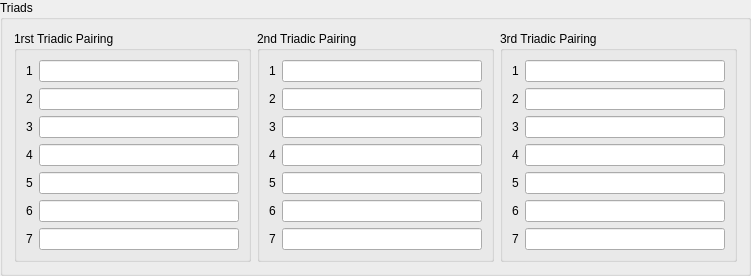
            <widget class="QGroupBox" name="triadsGB">
             <property name="title">
              <string>Triads</string>
             </property>
             <layout class="QHBoxLayout" name="horizontalLayout_36">
              <item>
               <widget class="QGroupBox" name="triadGB_1">
                <property name="title">
                 <string>1rst Triadic Pairing</string>
                </property>
                <layout class="QHBoxLayout" name="horizontalLayout_8">
                 <item>
                  <layout class="QVBoxLayout" name="verticalLayout_20">
                   <item>
                    <widget class="QLabel" name="triSumLabel_8">
                     <property name="text">
                      <string>1</string>
                     </property>
                    </widget>
                   </item>
                   <item>
                    <widget class="QLabel" name="triSumLabel_9">
                     <property name="text">
                      <string>2</string>
                     </property>
                    </widget>
                   </item>
                   <item>
                    <widget class="QLabel" name="triSumLabel_10">
                     <property name="text">
                      <string>3</string>
                     </property>
                    </widget>
                   </item>
                   <item>
                    <widget class="QLabel" name="triSumLabel_11">
                     <property name="text">
                      <string>4</string>
                     </property>
                    </widget>
                   </item>
                   <item>
                    <widget class="QLabel" name="triSumLabel_12">
                     <property name="text">
                      <string>5</string>
                     </property>
                    </widget>
                   </item>
                   <item>
                    <widget class="QLabel" name="triSumLabel_13">
                     <property name="text">
                      <string>6</string>
                     </property>
                    </widget>
                   </item>
                   <item>
                    <widget class="QLabel" name="triSumLabel_14">
                     <property name="text">
                      <string>7</string>
                     </property>
                    </widget>
                   </item>
                  </layout>
                 </item>
                 <item>
                  <layout class="QVBoxLayout" name="verticalLayout_19">
                   <item>
                    <widget class="QLineEdit" name="triSumLE_8">
                     <property name="sizePolicy">
                      <sizepolicy hsizetype="Fixed" vsizetype="Fixed">
                       <horstretch>0</horstretch>
                       <verstretch>0</verstretch>
                      </sizepolicy>
                     </property>
                     <property name="minimumSize">
                      <size>
                       <width>200</width>
                       <height>0</height>
                      </size>
                     </property>
                    </widget>
                   </item>
                   <item>
                    <widget class="QLineEdit" name="triSumLE_9">
                     <property name="sizePolicy">
                      <sizepolicy hsizetype="Fixed" vsizetype="Fixed">
                       <horstretch>0</horstretch>
                       <verstretch>0</verstretch>
                      </sizepolicy>
                     </property>
                     <property name="minimumSize">
                      <size>
                       <width>200</width>
                       <height>0</height>
                      </size>
                     </property>
                    </widget>
                   </item>
                   <item>
                    <widget class="QLineEdit" name="triSumLE_10">
                     <property name="sizePolicy">
                      <sizepolicy hsizetype="Fixed" vsizetype="Fixed">
                       <horstretch>0</horstretch>
                       <verstretch>0</verstretch>
                      </sizepolicy>
                     </property>
                     <property name="minimumSize">
                      <size>
                       <width>200</width>
                       <height>0</height>
                      </size>
                     </property>
                    </widget>
                   </item>
                   <item>
                    <widget class="QLineEdit" name="triSumLE_11">
                     <property name="sizePolicy">
                      <sizepolicy hsizetype="Fixed" vsizetype="Fixed">
                       <horstretch>0</horstretch>
                       <verstretch>0</verstretch>
                      </sizepolicy>
                     </property>
                     <property name="minimumSize">
                      <size>
                       <width>200</width>
                       <height>0</height>
                      </size>
                     </property>
                    </widget>
                   </item>
                   <item>
                    <widget class="QLineEdit" name="triSumLE_12">
                     <property name="sizePolicy">
                      <sizepolicy hsizetype="Fixed" vsizetype="Fixed">
                       <horstretch>0</horstretch>
                       <verstretch>0</verstretch>
                      </sizepolicy>
                     </property>
                     <property name="minimumSize">
                      <size>
                       <width>200</width>
                       <height>0</height>
                      </size>
                     </property>
                    </widget>
                   </item>
                   <item>
                    <widget class="QLineEdit" name="triSumLE_13">
                     <property name="sizePolicy">
                      <sizepolicy hsizetype="Fixed" vsizetype="Fixed">
                       <horstretch>0</horstretch>
                       <verstretch>0</verstretch>
                      </sizepolicy>
                     </property>
                     <property name="minimumSize">
                      <size>
                       <width>200</width>
                       <height>0</height>
                      </size>
                     </property>
                    </widget>
                   </item>
                   <item>
                    <widget class="QLineEdit" name="triSumLE_14">
                     <property name="sizePolicy">
                      <sizepolicy hsizetype="Fixed" vsizetype="Fixed">
                       <horstretch>0</horstretch>
                       <verstretch>0</verstretch>
                      </sizepolicy>
                     </property>
                     <property name="minimumSize">
                      <size>
                       <width>200</width>
                       <height>0</height>
                      </size>
                     </property>
                    </widget>
                   </item>
                  </layout>
                 </item>
                </layout>
               </widget>
              </item>
              <item>
               <widget class="QGroupBox" name="triadGB_2">
                <property name="title">
                 <string>2nd Triadic Pairing</string>
                </property>
                <layout class="QHBoxLayout" name="horizontalLayout_7">
                 <item>
                  <layout class="QVBoxLayout" name="verticalLayout_21">
                   <item>
                    <widget class="QLabel" name="triSumLabel_15">
                     <property name="text">
                      <string>1</string>
                     </property>
                    </widget>
                   </item>
                   <item>
                    <widget class="QLabel" name="triSumLabel_16">
                     <property name="text">
                      <string>2</string>
                     </property>
                    </widget>
                   </item>
                   <item>
                    <widget class="QLabel" name="triSumLabel_17">
                     <property name="text">
                      <string>3</string>
                     </property>
                    </widget>
                   </item>
                   <item>
                    <widget class="QLabel" name="triSumLabel_18">
                     <property name="text">
                      <string>4</string>
                     </property>
                    </widget>
                   </item>
                   <item>
                    <widget class="QLabel" name="triSumLabel_19">
                     <property name="text">
                      <string>5</string>
                     </property>
                    </widget>
                   </item>
                   <item>
                    <widget class="QLabel" name="triSumLabel_20">
                     <property name="text">
                      <string>6</string>
                     </property>
                    </widget>
                   </item>
                   <item>
                    <widget class="QLabel" name="triSumLabel_21">
                     <property name="text">
                      <string>7</string>
                     </property>
                    </widget>
                   </item>
                  </layout>
                 </item>
                 <item>
                  <layout class="QVBoxLayout" name="verticalLayout_62">
                   <item>
                    <widget class="QLineEdit" name="triSumLE_15">
                     <property name="sizePolicy">
                      <sizepolicy hsizetype="Fixed" vsizetype="Fixed">
                       <horstretch>0</horstretch>
                       <verstretch>0</verstretch>
                      </sizepolicy>
                     </property>
                     <property name="minimumSize">
                      <size>
                       <width>200</width>
                       <height>0</height>
                      </size>
                     </property>
                    </widget>
                   </item>
                   <item>
                    <widget class="QLineEdit" name="triSumLE_16">
                     <property name="sizePolicy">
                      <sizepolicy hsizetype="Fixed" vsizetype="Fixed">
                       <horstretch>0</horstretch>
                       <verstretch>0</verstretch>
                      </sizepolicy>
                     </property>
                     <property name="minimumSize">
                      <size>
                       <width>200</width>
                       <height>0</height>
                      </size>
                     </property>
                    </widget>
                   </item>
                   <item>
                    <widget class="QLineEdit" name="triSumLE_17">
                     <property name="sizePolicy">
                      <sizepolicy hsizetype="Fixed" vsizetype="Fixed">
                       <horstretch>0</horstretch>
                       <verstretch>0</verstretch>
                      </sizepolicy>
                     </property>
                     <property name="minimumSize">
                      <size>
                       <width>200</width>
                       <height>0</height>
                      </size>
                     </property>
                    </widget>
                   </item>
                   <item>
                    <widget class="QLineEdit" name="triSumLE_18">
                     <property name="sizePolicy">
                      <sizepolicy hsizetype="Fixed" vsizetype="Fixed">
                       <horstretch>0</horstretch>
                       <verstretch>0</verstretch>
                      </sizepolicy>
                     </property>
                     <property name="minimumSize">
                      <size>
                       <width>200</width>
                       <height>0</height>
                      </size>
                     </property>
                    </widget>
                   </item>
                   <item>
                    <widget class="QLineEdit" name="triSumLE_19">
                     <property name="sizePolicy">
                      <sizepolicy hsizetype="Fixed" vsizetype="Fixed">
                       <horstretch>0</horstretch>
                       <verstretch>0</verstretch>
                      </sizepolicy>
                     </property>
                     <property name="minimumSize">
                      <size>
                       <width>200</width>
                       <height>0</height>
                      </size>
                     </property>
                    </widget>
                   </item>
                   <item>
                    <widget class="QLineEdit" name="triSumLE_20">
                     <property name="sizePolicy">
                      <sizepolicy hsizetype="Fixed" vsizetype="Fixed">
                       <horstretch>0</horstretch>
                       <verstretch>0</verstretch>
                      </sizepolicy>
                     </property>
                     <property name="minimumSize">
                      <size>
                       <width>200</width>
                       <height>0</height>
                      </size>
                     </property>
                    </widget>
                   </item>
                   <item>
                    <widget class="QLineEdit" name="triSumLE_21">
                     <property name="sizePolicy">
                      <sizepolicy hsizetype="Fixed" vsizetype="Fixed">
                       <horstretch>0</horstretch>
                       <verstretch>0</verstretch>
                      </sizepolicy>
                     </property>
                     <property name="minimumSize">
                      <size>
                       <width>200</width>
                       <height>0</height>
                      </size>
                     </property>
                    </widget>
                   </item>
                  </layout>
                 </item>
                </layout>
               </widget>
              </item>
              <item>
               <widget class="QGroupBox" name="triadGB_3">
                <property name="title">
                 <string>3rd Triadic Pairing</string>
                </property>
                <layout class="QHBoxLayout" name="horizontalLayout_6">
                 <item>
                  <layout class="QVBoxLayout" name="verticalLayout_64">
                   <item>
                    <widget class="QLabel" name="triSumLabel_22">
                     <property name="text">
                      <string>1</string>
                     </property>
                    </widget>
                   </item>
                   <item>
                    <widget class="QLabel" name="triSumLabel_23">
                     <property name="text">
                      <string>2</string>
                     </property>
                    </widget>
                   </item>
                   <item>
                    <widget class="QLabel" name="triSumLabel_24">
                     <property name="text">
                      <string>3</string>
                     </property>
                    </widget>
                   </item>
                   <item>
                    <widget class="QLabel" name="triSumLabel_25">
                     <property name="text">
                      <string>4</string>
                     </property>
                    </widget>
                   </item>
                   <item>
                    <widget class="QLabel" name="triSumLabel_26">
                     <property name="text">
                      <string>5</string>
                     </property>
                    </widget>
                   </item>
                   <item>
                    <widget class="QLabel" name="triSumLabel_27">
                     <property name="text">
                      <string>6</string>
                     </property>
                    </widget>
                   </item>
                   <item>
                    <widget class="QLabel" name="triSumLabel_28">
                     <property name="text">
                      <string>7</string>
                     </property>
                    </widget>
                   </item>
                  </layout>
                 </item>
                 <item>
                  <layout class="QVBoxLayout" name="verticalLayout_63">
                   <item>
                    <widget class="QLineEdit" name="triSumLE_22">
                     <property name="sizePolicy">
                      <sizepolicy hsizetype="Fixed" vsizetype="Fixed">
                       <horstretch>0</horstretch>
                       <verstretch>0</verstretch>
                      </sizepolicy>
                     </property>
                     <property name="minimumSize">
                      <size>
                       <width>200</width>
                       <height>0</height>
                      </size>
                     </property>
                    </widget>
                   </item>
                   <item>
                    <widget class="QLineEdit" name="triSumLE_23">
                     <property name="sizePolicy">
                      <sizepolicy hsizetype="Fixed" vsizetype="Fixed">
                       <horstretch>0</horstretch>
                       <verstretch>0</verstretch>
                      </sizepolicy>
                     </property>
                     <property name="minimumSize">
                      <size>
                       <width>200</width>
                       <height>0</height>
                      </size>
                     </property>
                    </widget>
                   </item>
                   <item>
                    <widget class="QLineEdit" name="triSumLE_24">
                     <property name="sizePolicy">
                      <sizepolicy hsizetype="Fixed" vsizetype="Fixed">
                       <horstretch>0</horstretch>
                       <verstretch>0</verstretch>
                      </sizepolicy>
                     </property>
                     <property name="minimumSize">
                      <size>
                       <width>200</width>
                       <height>0</height>
                      </size>
                     </property>
                    </widget>
                   </item>
                   <item>
                    <widget class="QLineEdit" name="triSumLE_25">
                     <property name="sizePolicy">
                      <sizepolicy hsizetype="Fixed" vsizetype="Fixed">
                       <horstretch>0</horstretch>
                       <verstretch>0</verstretch>
                      </sizepolicy>
                     </property>
                     <property name="minimumSize">
                      <size>
                       <width>200</width>
                       <height>0</height>
                      </size>
                     </property>
                    </widget>
                   </item>
                   <item>
                    <widget class="QLineEdit" name="triSumLE_26">
                     <property name="sizePolicy">
                      <sizepolicy hsizetype="Fixed" vsizetype="Fixed">
                       <horstretch>0</horstretch>
                       <verstretch>0</verstretch>
                      </sizepolicy>
                     </property>
                     <property name="minimumSize">
                      <size>
                       <width>200</width>
                       <height>0</height>
                      </size>
                     </property>
                    </widget>
                   </item>
                   <item>
                    <widget class="QLineEdit" name="triSumLE_27">
                     <property name="sizePolicy">
                      <sizepolicy hsizetype="Fixed" vsizetype="Fixed">
                       <horstretch>0</horstretch>
                       <verstretch>0</verstretch>
                      </sizepolicy>
                     </property>
                     <property name="minimumSize">
                      <size>
                       <width>200</width>
                       <height>0</height>
                      </size>
                     </property>
                    </widget>
                   </item>
                   <item>
                    <widget class="QLineEdit" name="triSumLE_28">
                     <property name="sizePolicy">
                      <sizepolicy hsizetype="Fixed" vsizetype="Fixed">
                       <horstretch>0</horstretch>
                       <verstretch>0</verstretch>
                      </sizepolicy>
                     </property>
                     <property name="minimumSize">
                      <size>
                       <width>200</width>
                       <height>0</height>
                      </size>
                     </property>
                    </widget>
                   </item>
                  </layout>
                 </item>
                </layout>
               </widget>
              </item>
             </layout>
            </widget>
